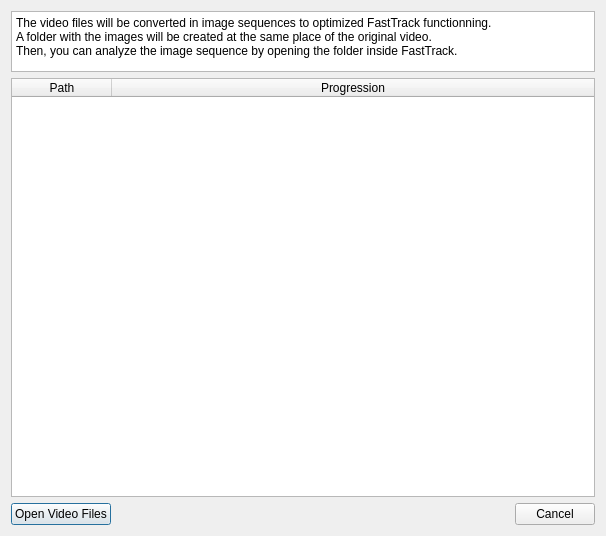
<?xml version="1.0" encoding="UTF-8"?>
<ui version="4.0">
 <class>OpenVideo</class>
 <widget class="QDialog" name="OpenVideo">
  <property name="geometry">
   <rect>
    <x>0</x>
    <y>0</y>
    <width>606</width>
    <height>536</height>
   </rect>
  </property>
  <property name="windowTitle">
   <string>Dialog</string>
  </property>
  <layout class="QGridLayout" name="gridLayout">
   <item row="0" column="0" colspan="3">
    <widget class="QTextBrowser" name="textBrowser">
     <property name="maximumSize">
      <size>
       <width>601</width>
       <height>61</height>
      </size>
     </property>
     <property name="html">
      <string>&lt;!DOCTYPE HTML PUBLIC &quot;-//W3C//DTD HTML 4.0//EN&quot; &quot;http://www.w3.org/TR/REC-html40/strict.dtd&quot;&gt;
&lt;html&gt;&lt;head&gt;&lt;meta name=&quot;qrichtext&quot; content=&quot;1&quot; /&gt;&lt;style type=&quot;text/css&quot;&gt;
p, li { white-space: pre-wrap; }
&lt;/style&gt;&lt;/head&gt;&lt;body style=&quot; font-family:'Sans Serif'; font-size:9pt; font-weight:400; font-style:normal;&quot;&gt;
&lt;p style=&quot; margin-top:0px; margin-bottom:0px; margin-left:0px; margin-right:0px; -qt-block-indent:0; text-indent:0px;&quot;&gt;The video files will be converted in image sequences to optimized FastTrack functionning.&lt;/p&gt;
&lt;p style=&quot; margin-top:0px; margin-bottom:0px; margin-left:0px; margin-right:0px; -qt-block-indent:0; text-indent:0px;&quot;&gt;A folder with the images will be created at the same place of the original video.&lt;/p&gt;
&lt;p style=&quot; margin-top:0px; margin-bottom:0px; margin-left:0px; margin-right:0px; -qt-block-indent:0; text-indent:0px;&quot;&gt;Then, you can analyze the image sequence by opening the folder inside FastTrack.&lt;/p&gt;&lt;/body&gt;&lt;/html&gt;</string>
     </property>
    </widget>
   </item>
   <item row="1" column="0" colspan="3">
    <widget class="QTableWidget" name="table">
     <property name="maximumSize">
      <size>
       <width>601</width>
       <height>16777215</height>
      </size>
     </property>
     <attribute name="horizontalHeaderVisible">
      <bool>true</bool>
     </attribute>
     <attribute name="horizontalHeaderCascadingSectionResizes">
      <bool>false</bool>
     </attribute>
     <attribute name="horizontalHeaderShowSortIndicator" stdset="0">
      <bool>false</bool>
     </attribute>
     <attribute name="horizontalHeaderStretchLastSection">
      <bool>true</bool>
     </attribute>
     <column>
      <property name="text">
       <string>Path</string>
      </property>
     </column>
     <column>
      <property name="text">
       <string>Progression</string>
      </property>
     </column>
    </widget>
   </item>
   <item row="2" column="0">
    <widget class="QPushButton" name="openButton">
     <property name="text">
      <string>Open Video Files</string>
     </property>
    </widget>
   </item>
   <item row="2" column="1">
    <spacer name="horizontalSpacer">
     <property name="orientation">
      <enum>Qt::Horizontal</enum>
     </property>
     <property name="sizeHint" stdset="0">
      <size>
       <width>384</width>
       <height>20</height>
      </size>
     </property>
    </spacer>
   </item>
   <item row="2" column="2">
    <widget class="QPushButton" name="cancelButton">
     <property name="text">
      <string>Cancel</string>
     </property>
    </widget>
   </item>
  </layout>
 </widget>
 <resources/>
 <connections/>
</ui>
